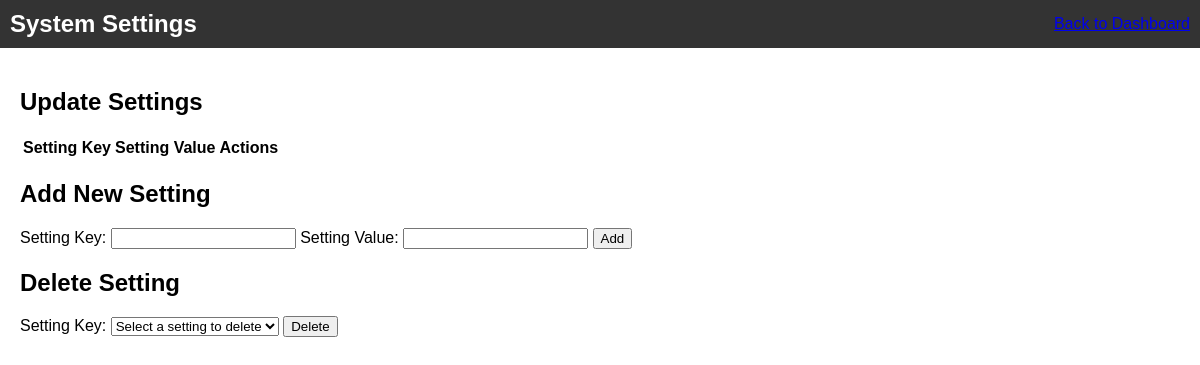
Page /admin/system_settings.php (signed in) on the earlier database version.
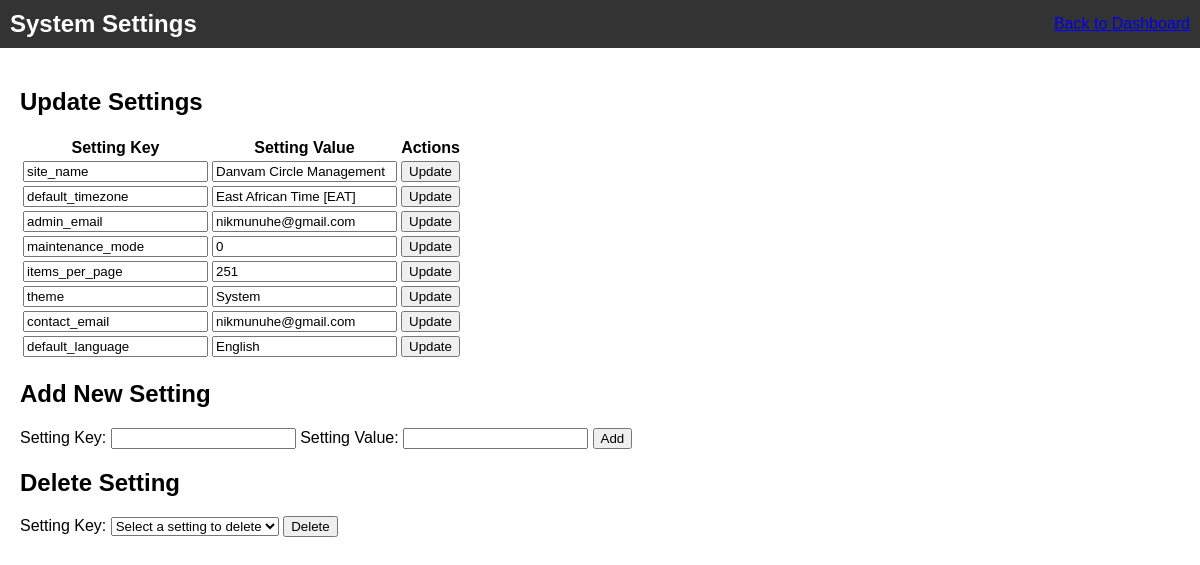
Same page on the later database version.
### tables this page shows
CREATE TABLE Settings (
    setting_key TEXT PRIMARY KEY,
    setting_value TEXT
);

### admin/system_settings.php (the view, shortened to what this page needs)
<?php
$db = new SQLite3('../property_database.db');
function getAllSettings($db) {
    $result = $db->query('SELECT setting_key, setting_value FROM Settings');
    $settings = [];
    while ($row = $result->fetchArray(SQLITE3_ASSOC)) {
        $settings[] = $row;
    }
    return $settings;
}
$settings = getAllSettings($db);
?>
<!DOCTYPE html>
<html lang="en">
<head>
    <link rel="stylesheet" href="../style.css">
</head>
<body>
    <div class="dashboard-container">
        <header>
            <h1>System Settings</h1>
            <a href="../admin_dashboard.php" class="back">Back to Dashboard</a>
        </header>
        <main>
            <h2>Update Settings</h2>
            <form method="post" action="">
                <table>
                    <tr>
                        <th>Setting Key</th>
                        <th>Setting Value</th>
                        <th>Actions</th>
                    </tr>
                    <?php foreach ($settings as $setting): ?>
                    <tr>
                        <td>
                            <input type="text" name="setting_key" value="<?php echo htmlspecialchars($setting['setting_key']); ?>" readonly>
                        </td>
                        <td>
                            <input type="text" name="setting_value" value="<?php echo htmlspecialchars($setting['setting_value']); ?>" required>
                        </td>
                        <td>
                            <button type="submit">Update</button>
                        </td>
                    </tr>
                    <?php endforeach; ?>
                </table>
            </form>
            <h2>Add New Setting</h2>
            <form method="post" action="">
                <label for="new_setting_key">Setting Key:</label>
                <input type="text" id="new_setting_key" name="new_setting_key" required>
                <label for="new_setting_value">Setting Value:</label>
                <input type="text" id="new_setting_value" name="new_setting_value" required>
                <button type="submit">Add</button>
            </form>
            <h2>Delete Setting</h2>
            <form method="post" action="">
                <label for="delete_setting_key">Setting Key:</label>
                <select id="delete_setting_key" name="setting_key" required>
                    <option value="" disabled selected>Select a setting to delete</option>
                </select>
                <button type="submit">Delete</button>
            </form>
        </main>
    </div>
</body>
</html>

### style.css (style rules this page uses)
body, html { margin: 0; padding: 0; font-family: Arial, sans-serif; background: url('images/background.jpg') no-repeat center center fixed; background-size: cover; height: 100%; }
.dashboard-container { display: flex; flex-direction: column; height: 100vh; background: #f4f4f4; }
header { background: #333; color: #fff; padding: 10px; display: flex; justify-content: space-between; align-items: center; }
header h1 { margin: 0; font-size: 24px; }
main { flex-grow: 1; padding: 20px; background: white; }

Differences in the rows shown:
added settings: setting_key "site_name", setting_value "Danvam Circle Management"
added settings: setting_key "default_timezone", setting_value "East African Time [EAT]"
added settings: setting_key "admin_email", setting_value "nikmunuhe@gmail.com"
added settings: setting_key "maintenance_mode", setting_value "0"
added settings: setting_key "items_per_page", setting_value "251"
added settings: setting_key "theme", setting_value "System"
added settings: setting_key "contact_email", setting_value "nikmunuhe@gmail.com"
added settings: setting_key "default_language", setting_value "English"
